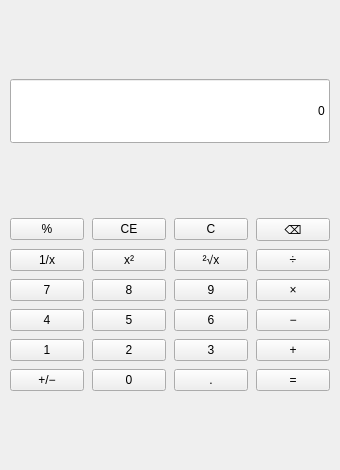
<?xml version="1.0" encoding="UTF-8"?>
<ui version="4.0">
 <class>Calculator</class>
 <widget class="QWidget" name="Calculator">
  <property name="geometry">
   <rect>
    <x>0</x>
    <y>0</y>
    <width>340</width>
    <height>470</height>
   </rect>
  </property>
  <property name="minimumSize">
   <size>
    <width>300</width>
    <height>420</height>
   </size>
  </property>
  <property name="windowTitle">
   <string>计算器</string>
  </property>
  <layout class="QVBoxLayout" name="mainLayout">
   <property name="leftMargin">
    <number>10</number>
   </property>
   <property name="topMargin">
    <number>10</number>
   </property>
   <property name="rightMargin">
    <number>10</number>
   </property>
   <property name="bottomMargin">
    <number>10</number>
   </property>
   <item>
    <widget class="QLineEdit" name="display">
     <property name="minimumSize">
      <size>
       <width>0</width>
       <height>64</height>
      </size>
     </property>
     <property name="readOnly">
      <bool>true</bool>
     </property>
     <property name="alignment">
      <set>Qt::AlignRight|Qt::AlignVCenter</set>
     </property>
     <property name="text">
      <string>0</string>
     </property>
    </widget>
   </item>
   <item>
    <layout class="QGridLayout" name="buttonGrid">
     <property name="horizontalSpacing">
      <number>8</number>
     </property>
     <property name="verticalSpacing">
      <number>8</number>
     </property>
     <item row="0" column="0">
      <widget class="QPushButton" name="btnPercent">
       <property name="text">
        <string>%</string>
       </property>
      </widget>
     </item>
     <item row="0" column="1">
      <widget class="QPushButton" name="btnClearEntry">
       <property name="text">
        <string>CE</string>
       </property>
      </widget>
     </item>
     <item row="0" column="2">
      <widget class="QPushButton" name="btnClear">
       <property name="text">
        <string>C</string>
       </property>
      </widget>
     </item>
     <item row="0" column="3">
      <widget class="QPushButton" name="btnBackspace">
       <property name="text">
        <string>⌫</string>
       </property>
      </widget>
     </item>
     <item row="1" column="0">
      <widget class="QPushButton" name="btnReciprocal">
       <property name="text">
        <string>1/x</string>
       </property>
      </widget>
     </item>
     <item row="1" column="1">
      <widget class="QPushButton" name="btnSquare">
       <property name="text">
        <string>x²</string>
       </property>
      </widget>
     </item>
     <item row="1" column="2">
      <widget class="QPushButton" name="btnSqrt">
       <property name="text">
        <string>²√x</string>
       </property>
      </widget>
     </item>
     <item row="1" column="3">
      <widget class="QPushButton" name="btnDivide">
       <property name="text">
        <string>÷</string>
       </property>
      </widget>
     </item>
     <item row="2" column="0">
      <widget class="QPushButton" name="btn7">
       <property name="text">
        <string>7</string>
       </property>
      </widget>
     </item>
     <item row="2" column="1">
      <widget class="QPushButton" name="btn8">
       <property name="text">
        <string>8</string>
       </property>
      </widget>
     </item>
     <item row="2" column="2">
      <widget class="QPushButton" name="btn9">
       <property name="text">
        <string>9</string>
       </property>
      </widget>
     </item>
     <item row="2" column="3">
      <widget class="QPushButton" name="btnMultiply">
       <property name="text">
        <string>×</string>
       </property>
      </widget>
     </item>
     <item row="3" column="0">
      <widget class="QPushButton" name="btn4">
       <property name="text">
        <string>4</string>
       </property>
      </widget>
     </item>
     <item row="3" column="1">
      <widget class="QPushButton" name="btn5">
       <property name="text">
        <string>5</string>
       </property>
      </widget>
     </item>
     <item row="3" column="2">
      <widget class="QPushButton" name="btn6">
       <property name="text">
        <string>6</string>
       </property>
      </widget>
     </item>
     <item row="3" column="3">
      <widget class="QPushButton" name="btnMinus">
       <property name="text">
        <string>−</string>
       </property>
      </widget>
     </item>
     <item row="4" column="0">
      <widget class="QPushButton" name="btn1">
       <property name="text">
        <string>1</string>
       </property>
      </widget>
     </item>
     <item row="4" column="1">
      <widget class="QPushButton" name="btn2">
       <property name="text">
        <string>2</string>
       </property>
      </widget>
     </item>
     <item row="4" column="2">
      <widget class="QPushButton" name="btn3">
       <property name="text">
        <string>3</string>
       </property>
      </widget>
     </item>
     <item row="4" column="3">
      <widget class="QPushButton" name="btnPlus">
       <property name="text">
        <string>+</string>
       </property>
      </widget>
     </item>
     <item row="5" column="0">
      <widget class="QPushButton" name="btnNegate">
       <property name="text">
        <string>+/−</string>
       </property>
      </widget>
     </item>
     <item row="5" column="1">
      <widget class="QPushButton" name="btn0">
       <property name="text">
        <string>0</string>
       </property>
      </widget>
     </item>
     <item row="5" column="2">
      <widget class="QPushButton" name="btnDecimal">
       <property name="text">
        <string>.</string>
       </property>
      </widget>
     </item>
     <item row="5" column="3">
      <widget class="QPushButton" name="btnEquals">
       <property name="text">
        <string>=</string>
       </property>
      </widget>
     </item>
    </layout>
   </item>
  </layout>
 </widget>
 <resources/>
 <connections/>
</ui>
